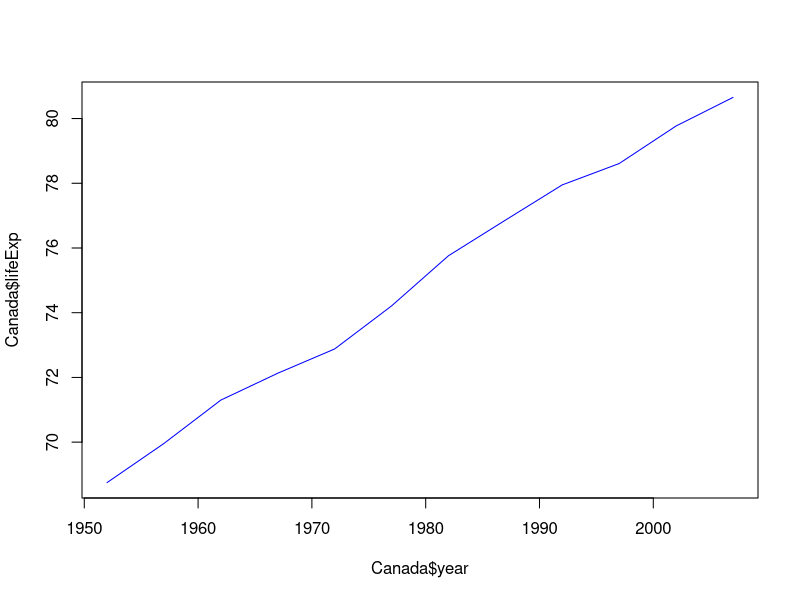

Write R code to recreate this figure.
## This is plotlifeexp.R script

#read data into R

myDataFull <- read.table("gapminder.txt", header = TRUE)

# select data from Canada
Canada<- myDataFull[myDataFull$country=="Canada", ]

# plot life exp

png("Canada.png") # opening a png device to write plot to

plot(Canada$year, Canada$lifeExp, type = "l", col= "blue")

dev.off() #Closes the device
